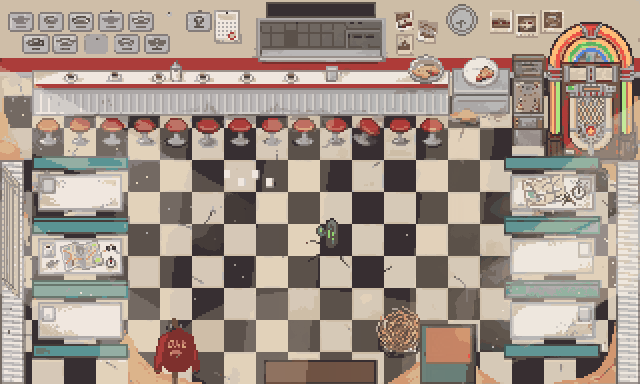
#> input picture docs/assets/noroi/v1/full_diner.png, 640 x 384 px, found by its file name
$ python diner_finish.py
#> lines starting #> are read from the running program, lines starting #| are printed output that depends on the picture; after the words box and inside, x2 and y2 are one past the last pixel; in counts of white or black regions, pixels touching at a corner belong together
# ダイナーの中の仕上げ: 原寸の仕上げに、サボテンとジャンパーの直しを戻す
from PIL import Image, ImageFilter
V = '/home/user/project/docs/assets/noroi/v1/'
im = Image.open(V + 'full_diner.png').convert('RGBA')
#> im is the input picture: PIL image 640x384 RGBA; mean R, G, B, A 163.6, 148.7, 137.4, 255
for name, (x, y) in (('cactus', (288, 192)), ('jacket', (140, 312))):
    p = Image.open(V + f'fix_{name}_out.png').convert('RGBA').resize((64, 64), Image.NEAREST)
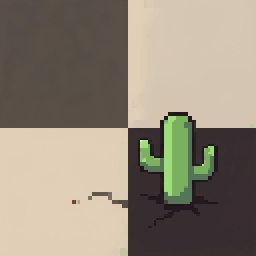
#> input picture docs/assets/noroi/v1/fix_cactus_out.png, 128 x 128 px, found by its file name (shown 2 times larger)
    m = Image.new('L', (64, 64), 0); m.paste(255, (6, 6, 58, 58)); m = m.filter(ImageFilter.GaussianBlur(4))
#> after `m = Image.new('L', (64, 64), 0)`: m: PIL image 64x64 L; every value is 0
#> after `m.paste(255, (6, 6, 58, 58))`:
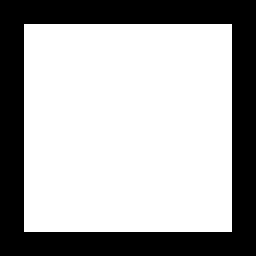
#> m: PIL image 64x64 L (shown 4 times larger); 66% white; 1 black region, box (x1, y1, x2, y2) and area: (0, 0, 64, 64) 1392
#> after `m = m.filter(ImageFilter.GaussianBlur(4))`:
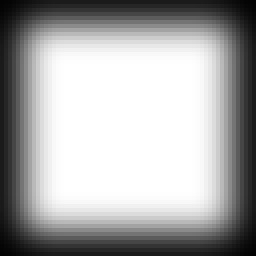
#> m: PIL image 64x64 L (shown 4 times larger); min 3, max 255, mean 167.5
    im.paste(p, (x, y), m)
#> pass 2 of the loop `for name, (x, y) in (('cactus', (288, 192)), ('jacket', (140, 312))):`:
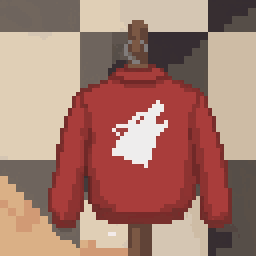
#> input picture docs/assets/noroi/v1/fix_jacket_out.png, 128 x 128 px, found by its file name (shown 2 times larger)
#> `im.paste(p, (x, y), m)`:
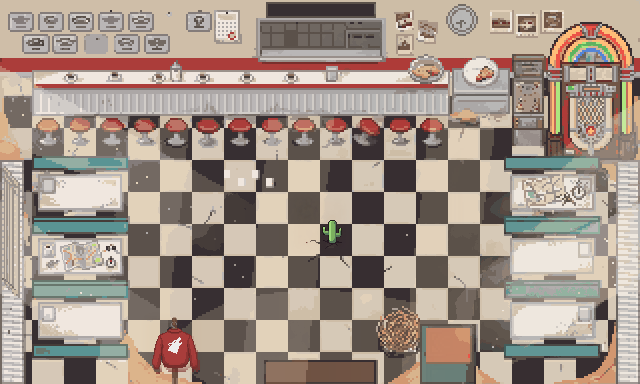
#> im: PIL image 640x384 RGBA; mean R, G, B, A 163.8, 148.8, 137.4, 255
im.save('/home/user/project/field/assets/worlds/noroi/bg_diner.png')
print('ok')
